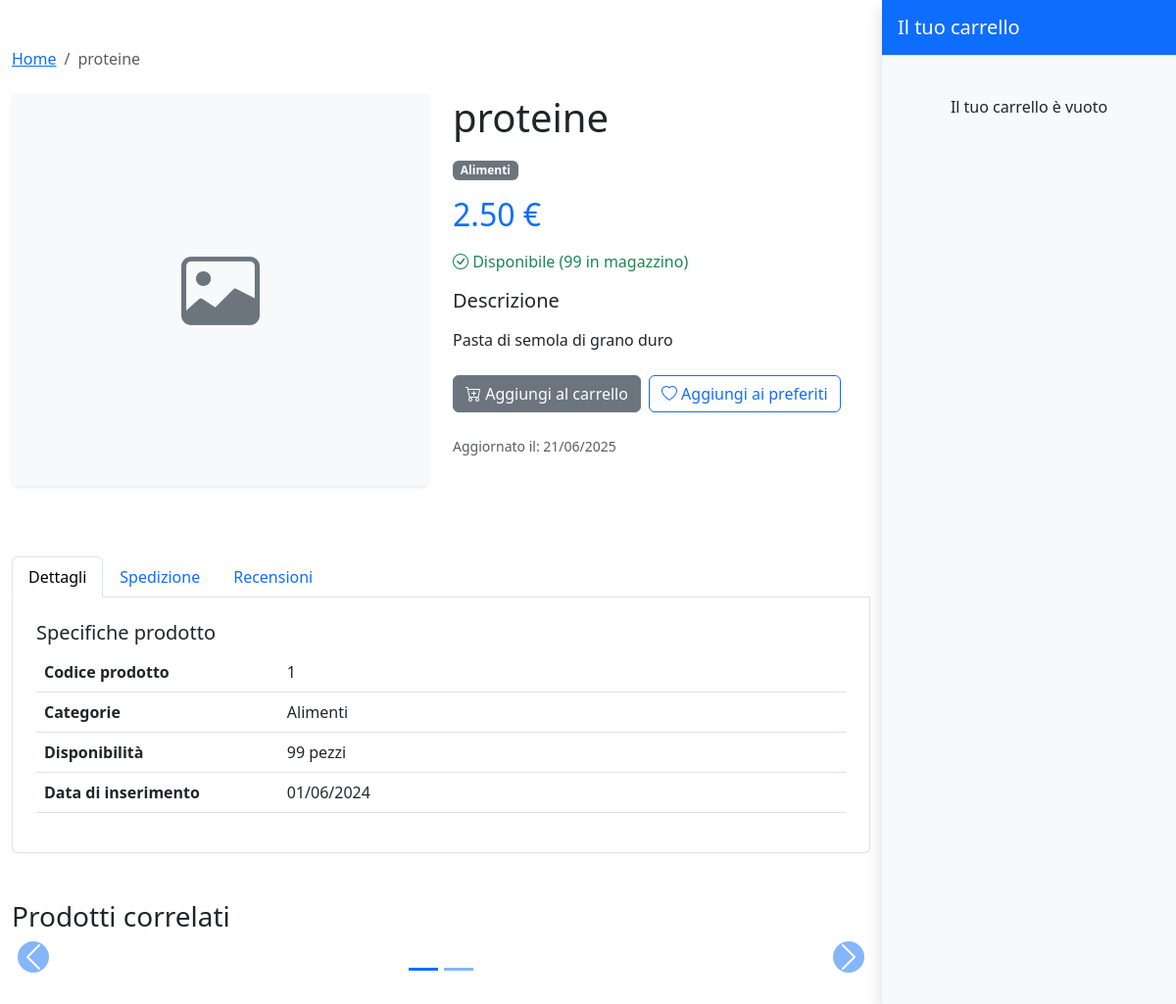
/products/product/1/?source=home, run on an earlier commit of the app's database.
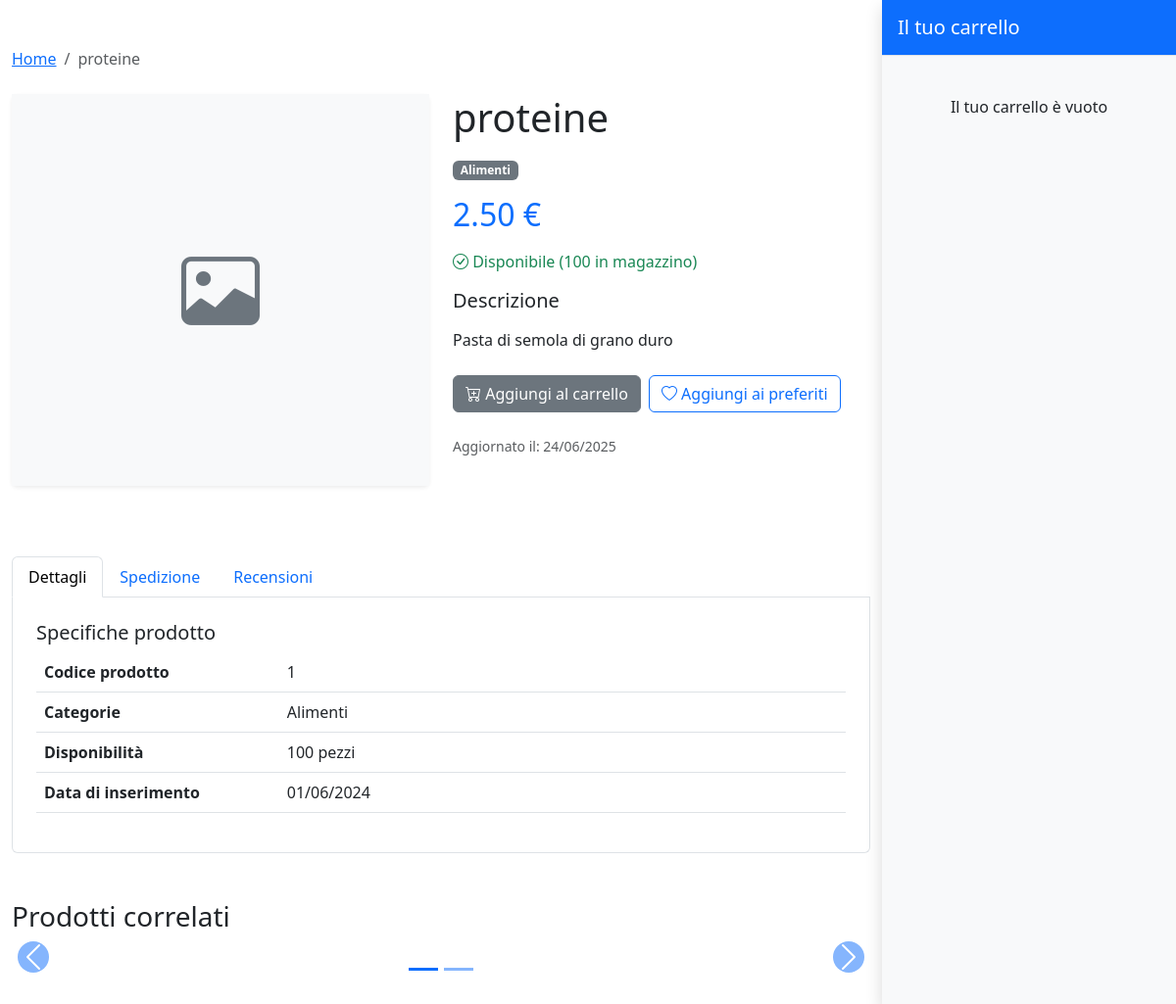
And on a later commit of the database.
### products/models.py (models this page shows, shortened)
class Product(models.Model):
    category = models.ManyToManyField(Category)  #todo: decide if meny-to-many or foreign key
    name = models.CharField(max_length=200, unique=True)
    description = models.TextField(blank=True)
    price = models.DecimalField(max_digits=10, decimal_places=2)
    stock = models.PositiveIntegerField()
    available = models.BooleanField(default=True)
    created = models.DateTimeField(auto_now_add=True)
    updated = models.DateTimeField(auto_now=True)  #todo: add the user who created the product
    image = models.ImageField(upload_to='product_images/', blank=True, null=True)
    class Meta:
        ordering = ('name',)

class Category(models.Model):
    CATEGORY_CHOICES = (
        ('alimenti', 'Alimenti'),
        ('abbigliamento', 'Abbigliamento'),
        ('accessori', 'Accessori'),
        ('bevande', 'Bevande'),
    )
    name = models.CharField(max_length=200, choices=CATEGORY_CHOICES, unique=True)
    class Meta:
        verbose_name_plural = "Categories"

### products/views.py (the view)
# urls.py: path('product/<int:product_id>/', product_info, name='product_info'),
def product_info(request, product_id):
    product = Product.objects.get(id=product_id)
    categories = product.category.all()
    name = product.name
    description = product.description
    price = product.price
    stock = product.stock
    related_products = Product.objects.filter(category__in=categories).exclude(id=product_id)[:4]
    source = request.GET.get('source')
    user = request.user if request.user.is_authenticated else None
    if user:
        cart, created = Cart.objects.get_or_create(user=user)
    else:
        cart = None
    context = {
        'product': product,
        'categories': categories,
        'name': name,
        'description': description,
        'price': price,
        'stock': stock,
        'related_products': related_products,
        'source': source,
        'cart': cart,
        'store_manager': is_store_manager(user) if user else False,
    }
    return render(request, 'products/product_info.html', context)

### templates/products/product_info.html (shortened to what this page needs)
{% extends "base.html" %}
{% load static %}
{% block content %}
<div class="container py-5">
    <nav aria-label="breadcrumb" class="mb-4">
        <ol class="breadcrumb">
            {% if request.GET.source == 'home' %}
                  <li class="breadcrumb-item"><a href="{% url 'core:home' %}">Home</a></li>
                  <li class="breadcrumb-item active" aria-current="page">{{ product.name }}</li>
            {% elif request.GET.source == 'user_home_page' %}
                  <li class="breadcrumb-item"><a href="{% url 'users:user_home_page' %}">Dashboard</a></li>
                  <li class="breadcrumb-item active" aria-current="page">{{ product.name }}</li>
            {% elif request.GET.source == 'store_manager_dashboard' %}
                  <li class="breadcrumb-item"><a href="{% url 'users:store_manager_dashboard'  %}">dashboard</a></li>
                  <li class="breadcrumb-item active" aria-current="page">{{ product.name }}</li>
            {% else %}
                  <li class="breadcrumb-item"><a href="{% url 'core:home' %}">Home</a></li>
                  <li class="breadcrumb-item active" aria-current="page">{{ product.name }}</li>
            {% endif %}
        </ol>
    </nav>
    <div class="row">
        <div class="col-md-6 mb-4">
            <div class="card h-100 border-0 shadow-sm">
                <div class="bg-light d-flex justify-content-center align-items-center" style="height: 400px;">
                    <i class="bi bi-image text-secondary" style="font-size: 5rem;"></i>
                </div>
            </div>
        </div>
        <div class="col-md-6 mb-4">
            <h1 class="mb-3">{{ name }}</h1>
            <div class="mb-3">
                {% for category in categories %}
                <span class="badge bg-secondary me-1">{{ category.get_name_display }}</span>
                {% endfor %}
            </div>
            <h2 class="text-primary mb-3">{{ price }} €</h2>
            {% if stock > 0 %}
            <p class="text-success mb-3">
                <i class="bi bi-check-circle"></i> Disponibile ({{ stock }} in magazzino)
            </p>
            {% else %}
            <p class="text-danger mb-3">
                <i class="bi bi-x-circle"></i> Non disponibile
            </p>
            {% endif %}
            <div class="mb-4">
                <h5>Descrizione</h5>
                <p>{{ description|linebreaks }}</p>
            </div>
            <div class="d-grid gap-2 d-md-flex">
                {% if stock > 0 and product.available and source == 'user_home_page'%}
                   <form method="POST" action="{% url 'cart:add_cart_item' %}" >
                        {% csrf_token %}
                        <input type="hidden" name="product_id" value="{{ product.id }}">
                        <input type="hidden" name="quantity" value="1">
                        <input type="hidden" name="source" value="{{ request.GET.source }}">
                        <button type="submit" class="btn btn-primary" >
                            <i class="bi bi-cart-plus"></i> Aggiungi al carrello
                        </button>
                   </form>
                <button  class="btn btn-outline-primary" type="button">
                    <i class="bi bi-heart"></i> Aggiungi ai preferiti
                </button>
                {% elif not store_manager %}
                    <a href="{% url 'users:login' %}" class="btn btn-secondary" type="button" disabled>
                        <i class="bi bi-cart-plus"></i> Aggiungi al carrello
                    </a>
                    <a href="{% url 'users:login' %}" class="btn btn-outline-primary" type="button">
                        <i class="bi bi-heart"></i> Aggiungi ai preferiti
                    </a>
                {% endif %}
            </div>
            <div class="position-fixed bottom-0 end-0 p-3" style="z-index: 2000;  margin-right: 310px;">
            </div>
            <div class="mt-4">
                <p class="text-muted small">Aggiornato il: {{ product.updated|date:"d/m/Y" }}</p>
            </div>
        </div>
    </div>
    <div class="row mt-5">
        <div class="col-12">
            <ul class="nav nav-tabs" id="productTabs" role="tablist">
                <li class="nav-item" role="presentation">
                    <button class="nav-link active" id="details-tab" data-bs-toggle="tab" data-bs-target="#details" type="button" role="tab" aria-controls="details" aria-selected="true">Dettagli</button>
                </li>
                <li class="nav-item" role="presentation">
                    <button class="nav-link" id="shipping-tab" data-bs-toggle="tab" data-bs-target="#shipping" type="button" role="tab" aria-controls="shipping" aria-selected="false">Spedizione</button>
                </li>
                <li class="nav-item" role="presentation">
                    <button class="nav-link" id="reviews-tab" data-bs-toggle="tab" data-bs-target="#reviews" type="button" role="tab" aria-controls="reviews" aria-selected="false">Recensioni</button>
                </li>
            </ul>
            <div class="tab-content p-4 border border-top-0 rounded-bottom" id="productTabsContent">
                <div class="tab-pane fade show active" id="details" role="tabpanel" aria-labelledby="details-tab">
                    <h5>Specifiche prodotto</h5>
                    <table class="table">
                        <tbody>
                            <tr>
                                <th scope="row" style="width: 30%;">Codice prodotto</th>
                                <td>{{ product.id }}</td>
                            </tr>
                            <tr>
                                <th scope="row">Categorie</th>
                                <td>
                                    {% for category in categories %}
                                    {{ category.get_name_display }}{% if not forloop.last %}, {% endif %}
                                    {% endfor %}
                                </td>
                            </tr>
                            <tr>
                                <th scope="row">Disponibilità</th>
                                <td>{{ stock }} pezzi</td>
                            </tr>
                            <tr>
                                <th scope="row">Data di inserimento</th>
                                <td>{{ product.created|date:"d/m/Y" }}</td>
                            </tr>
                        </tbody>
                    </table>
                </div>
            </div>
        </div>
    </div>
    <div class="row mt-5">
        <div class="col-12">
            <h3 class="mb-4">Prodotti correlati</h3>
            <div id="relatedProductsCarousel" class="carousel slide" data-bs-ride="carousel">
                <button class="carousel-control-prev" type="button" data-bs-target="#relatedProductsCarousel" data-bs-slide="prev" style="width: 5%;">
                    <span class="carousel-control-prev-icon bg-primary rounded-circle" aria-hidden="true"></span>
                </button>
                <button class="carousel-control-next" type="button" data-bs-target="#relatedProductsCarousel" data-bs-slide="next" style="width: 5%;">
                    <span class="carousel-control-next-icon bg-primary rounded-circle" aria-hidden="true"></span>
                </button>
                <div class="carousel-indicators" style="bottom: -40px;">
                    <button type="button" data-bs-target="#relatedProductsCarousel" data-bs-slide-to="0" class="active bg-primary" aria-current="true" aria-label="Slide 1"></button>
                    <button type="button" data-bs-target="#relatedProductsCarousel" data-bs-slide-to="1" class="bg-primary" aria-label="Slide 2"></button>
                </div>
            </div>
        </div>
    </div>
</div>
    {% if not store_manager %}
    <div class="position-fixed top-0 end-0 h-100 bg-light shadow" style="width: 300px; z-index: 1030; overflow-y: auto;" id="cartSidebar">
  <div class="p-3 border-bottom d-flex justify-content-between align-items-center bg-primary text-white">
    <h5 class="mb-0">Il tuo carrello</h5>
  </div>
  <div class="p-3">
    {% if cart and cart.items.all %}
      <div class="list-group list-group-flush">
        {% for item in cart.items.all %}
          <div class="list-group-item py-2">
            <div class="d-flex">
              <div class="flex-shrink-0">
                {% if item.product.image %}
                  <img src="{{ item.product.image.url }}" alt="{{ item.product.name }}" width="50" class="rounded">
                {% else %}
                  <div class="bg-secondary rounded" style="width: 50px; height: 50px;"></div>
                {% endif %}
              </div>
              <div class="flex-grow-1 ms-2">
                <h6 class="mb-0 fs-6">{{ item.product.name }}</h6>
                <p class="text-muted small mb-0">{{ item.quantity }} × {{ item.product.price }} €</p>
              </div>
            </div>
          </div>
        {% endfor %}
      </div>
      <div class="mt-3 p-3 bg-light rounded">
        <div class="d-flex justify-content-between">
          <span>Totale:</span>
          <strong>{{ cart.total_price }} €</strong>
        </div>
      </div>
      <div class="mt-3">
        <a href="{% url 'cart:view_cart' %}" class="btn btn-primary w-100">Vai al carrello</a>
      </div>
    {% else %}
      <div class="text-center py-4">
        <p>Il tuo carrello è vuoto</p>
      </div>
    {% endif %}
  </div>
</div>
    {% endif %}
{% endblock %}

### templates/base.html (shortened to what this page needs)
<!DOCTYPE html>
<html lang="en">
<head>
    <link href="https://cdn.jsdelivr.net/npm/bootstrap@5.3.0/dist/css/bootstrap.min.css" rel="stylesheet">
    <link rel="stylesheet" href="https://cdn.jsdelivr.net/npm/bootstrap-icons@1.11.3/font/bootstrap-icons.min.css">
    <link rel="stylesheet" href="https://cdn.jsdelivr.net/npm/nouislider@15.7.1/dist/nouislider.min.css">
</head>
<body>
    <main>
        {% block content %}{% endblock %}
    </main>
</body>
</html>

### templates/products/product_info.html (style rules this page uses)
.container { margin-right: 300px; max-width: calc(100% - 300px); }

What changed in the data, as far as the page shows it:
changed Product "proteine": updated "21/06/2025" → "24/06/2025"
Also different on the page:
{{ stock }}: "99" → "100"
